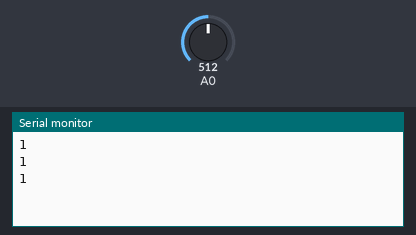
Bench run of a sketch on a simulated Arduino Uno, built with avr-gcc and run on an emulated ATmega328P. Shown: the last lines printed to the serial monitor. Inputs (shaded band) come from the test bench; at power-on: A0 = 512.

Above: at 1.3 s.
1.4 s: A0 set to 254
At 1.9 s:
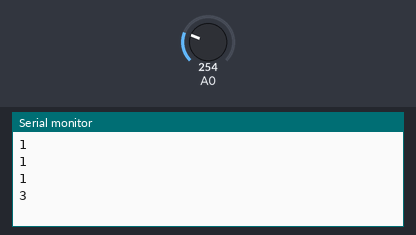
2.9 s: A0 set to 122
At 3.4 s:
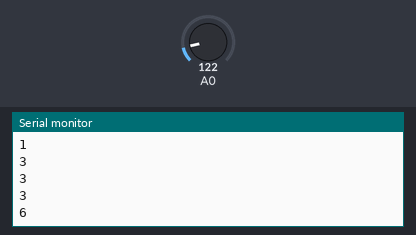
Timing chart, 0 to 5.9 s (numbered marks = the images above; inputs shaded):
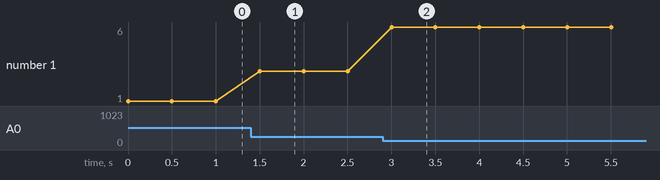

Measured:
- after the input at 1.4 s, the serial monitor: prints a new line after 0.10 s (image 1)
- after the input at 2.9 s, the serial monitor: prints a new line after 0.10 s (image 2)
- plotted number 1: 1 → 3 after the input at 1.4 s, 3 → 6 after the input at 2.9 s

The sketch:

Emisor.ino
```cpp
void setup()
{
 Serial.begin(9600);
}

void loop()
{
 int dato = analogRead(A0);

 if (dato > 100)
 {
 if (dato > 500 && dato < 520)
 Serial.println("1");
 else if (dato > 330 && dato < 350)
 Serial.println("2");
 else if (dato > 244 && dato < 264)
 Serial.println("3");
 else if (dato > 190 && dato < 210)
 Serial.println("4");
 else if (dato > 160 && dato < 180)
 Serial.println("13");
 else if (dato > 140 && dato < 150)
 Serial.println("5");
 else if (dato > 110 && dato < 130)
 Serial.println("6");

 delay(500);
 }
}
```
